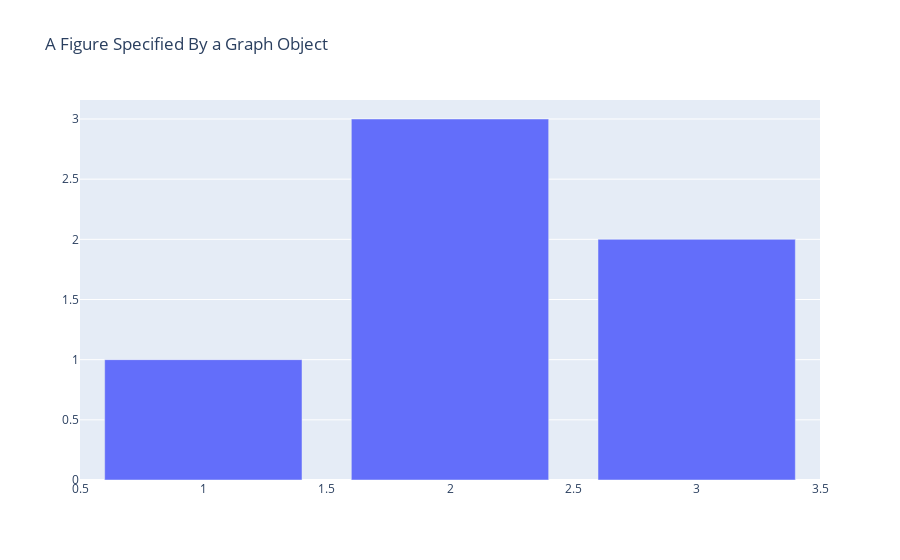

The notebook cell this image was saved under:
### Code cell
fig = go.Figure(
    data=[go.Bar(x=[1,2,3], y=(1,3,2))],
    layout=go.Layout(
        title=go.layout.Title(text="A Figure Specified By a Graph Object"))
)
fig.show()

### Figure 1 — Plotly figure (JSON) as saved in the notebook; plotly's stock layout.template omitted (floating-point values rounded to 4 significant figures)
{"data": [{"type": "bar", "x": [1, 2, 3], "y": [1, 3, 2]}], "layout": {"title": {"text": "A Figure Specified By a Graph Object"}}}
